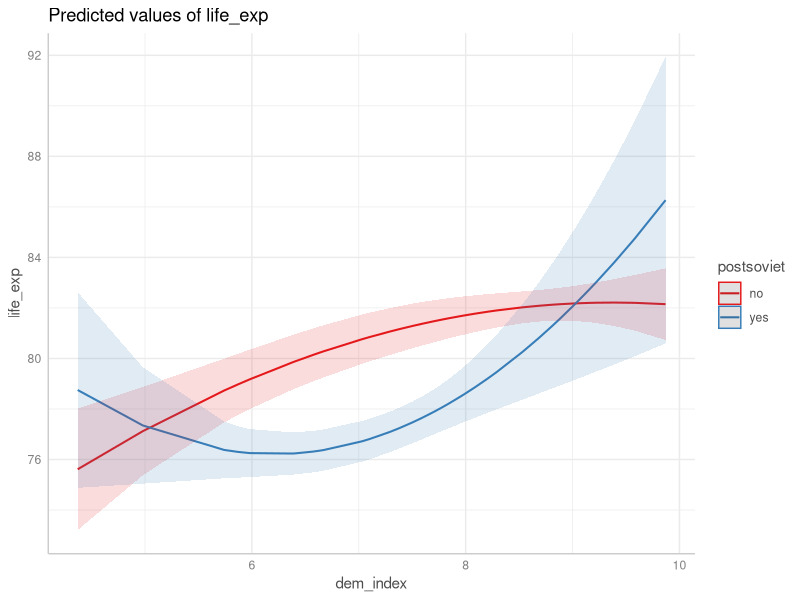
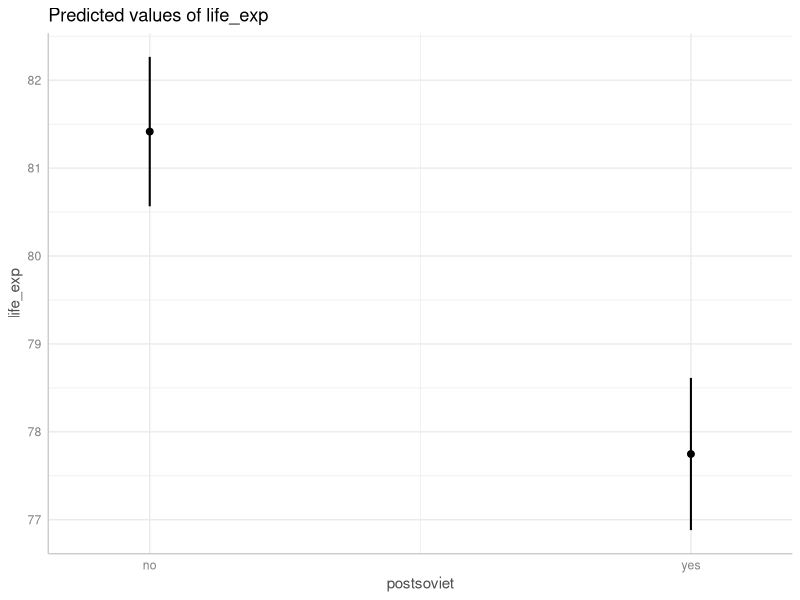
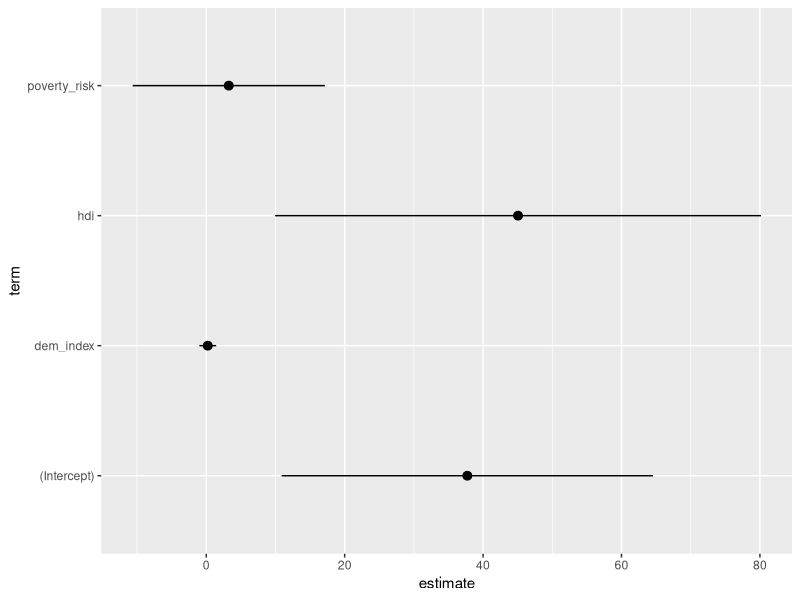
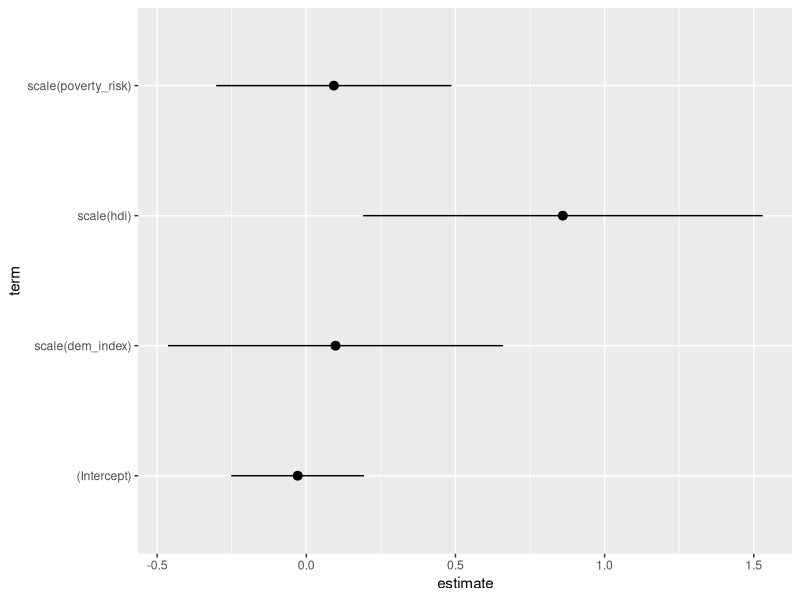
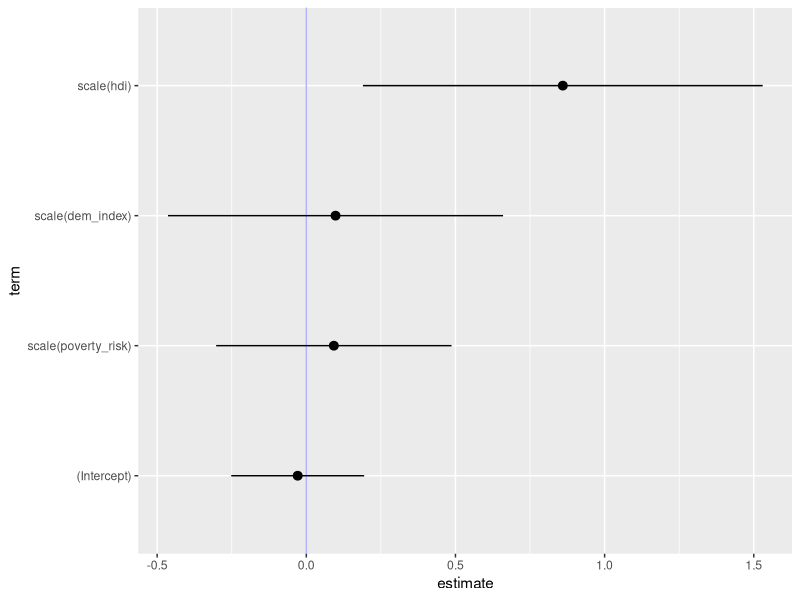

R code for these plots, in order:
## ---- chunk 1
knitr::opts_chunk$set(echo = FALSE)

library(tidyverse)
library(here)
library(ggeffects)
library(broom)

countries <- read.csv(here("data", "countries.csv"))
## ---- chunk 2
mod1 = lm(life_exp ~ dem_index, data = countries)
coef(mod1)
## ---- chunk 3

mod2 = lm(life_exp ~ poly(dem_index, 2) * postsoviet,
          data = countries[!is.na(countries$dem_index),])
coef(mod2)
## ---- chunk 4
ggpredict(mod2, terms = c("dem_index [4,6,8]", "postsoviet [yes]"))
## ---- chunk 5
plot(ggpredict(mod2, terms = c("dem_index [all]", "postsoviet")))
## ---- chunk 6
plot(ggpredict(mod2, terms = c("postsoviet")))
## ---- chunk 7
mod3 = lm(life_exp ~ hdi + dem_index + poverty_risk, data = countries)

tidy(mod3) %>% 
  ggplot(aes(x = estimate, y = term, xmin = estimate - 1.96*std.error, xmax = estimate + 1.96*std.error)) +
  geom_pointrange()
## ---- chunk 8

mod4 = lm(scale(life_exp) ~ scale(hdi) + scale(dem_index) + scale(poverty_risk), data = countries)

tidy(mod4) %>% 
  ggplot(aes(x = estimate, y = term, xmin = estimate - 1.96*std.error, xmax = estimate + 1.96*std.error)) +
  geom_pointrange()
## ---- chunk 9

tidy(mod4) %>% 
  ggplot(aes(x = estimate, y = fct_reorder(term, estimate), 
             xmin = estimate - 1.96*std.error, xmax = estimate + 1.96*std.error)) +
  geom_vline(xintercept=0, color = "blue", alpha = 0.3) +
  geom_pointrange()+
  labs(y="term")
